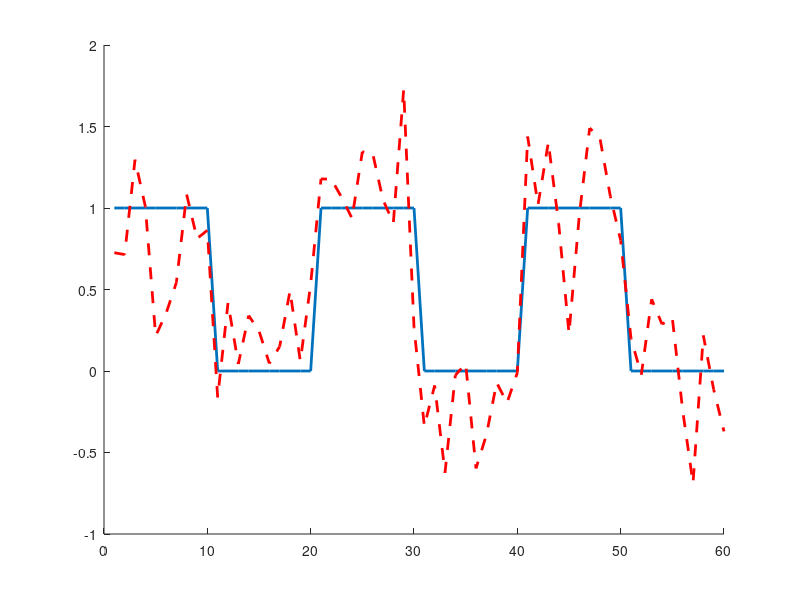

This chart was generated by the following MATLAB code:
clear
clc

sqrWave = [ones(1,10) zeros(1,10) ones(1,10) zeros(1,10) ones(1,10) zeros(1,10)];

nP = 0.1;
corruptType = 0; % 0: noise
                % 1: atenuation
                % 2: distortion

switch(corruptType)
  case 0
    y = sqrWave + sqrt(nP)*randn(1,length(sqrWave));

  case 1
    y = 0.5*sqrWave;

  case 2
    y = conv(sqrWave,0.4*[0.2 0.3 0.5 0.4 0.35 0.31 0.27]);
endswitch

hold
plot(sqrWave,"linewidth",2);
plot(y,'r--',"linewidth",2);
